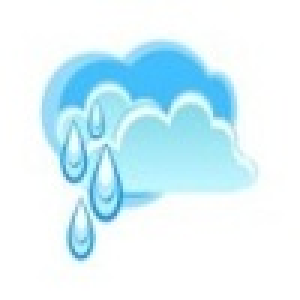
#> input picture lesson_016/python_snippets/external_data/weather_img/rain.jpg, 100 x 100 px (shown 3 times larger); the run also reads 1 picture not shown here
$ python image_maker.py
#> lines starting #> are read from the running program, lines starting #| are printed output that depends on the picture; after the words box and inside, x2 and y2 are one past the last pixel; in counts of white or black regions, pixels touching at a corner belong together
import datetime
import os

import cv2


def day_handler(day):
    _, number, month = day.split(' ')

    equal = {'янв': 1, 'фев': 2,
             'мар': 3, 'апр': 4,
             'май': 5, 'июн': 6,
             'июл': 7, 'авг': 8,
             'сен': 9, 'окт': 10,
             'ноя': 11, 'дек': 12,
             }
    date = datetime.date(year=datetime.date.today().year, month=equal[month], day=int(number))
    return date


class ImageMaker:
    PATTERN = 'python_snippets/external_data/probe.jpg'
    LINKS = {
        'Пасмурно': 'python_snippets/external_data/weather_img/cloud.jpg',
        'Ясно': 'python_snippets/external_data/weather_img/sun.jpg',
        'снег': 'python_snippets/external_data/weather_img/snow.jpg',
        'Облачно': 'python_snippets/external_data/weather_img/cloud.jpg',
        'Мокрый снег': 'python_snippets/external_data/weather_img/snow.jpg',
        'Дождь с грозой': 'python_snippets/external_data/weather_img/rain.jpg',
        'Малооблачно': 'python_snippets/external_data/weather_img/cloud.jpg',
        'Небольшой снег': 'python_snippets/external_data/weather_img/snow.jpg',
        'дождь': 'python_snippets/external_data/weather_img/rain.jpg',
        'осадки': 'python_snippets/external_data/weather_img/rain.jpg'
    }

    def put_data(self, data):

        y = 50

        img_x = 900
        for day, values in data.items():
            image = cv2.imread(self.PATTERN)
            image = self.gradient(image=image, state=data[day]['День'][0][0])
#> after the loop in gradient, `for i in range(y):`:
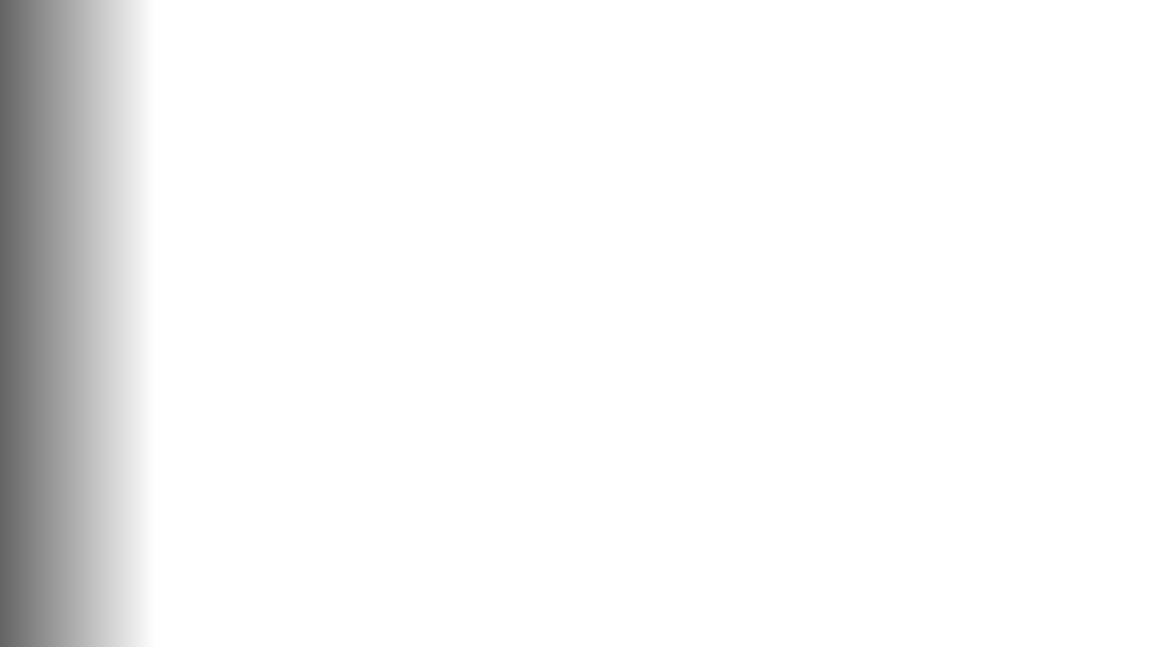
#> image: shape (647, 1151, 3); min 100, max 255, mean 244.5

            cv2.putText(image, day_handler(day).strftime("%Y-%m-%d"), (50, y), cv2.FONT_HERSHEY_COMPLEX, 1,
                        (0, 0, 0), 2)
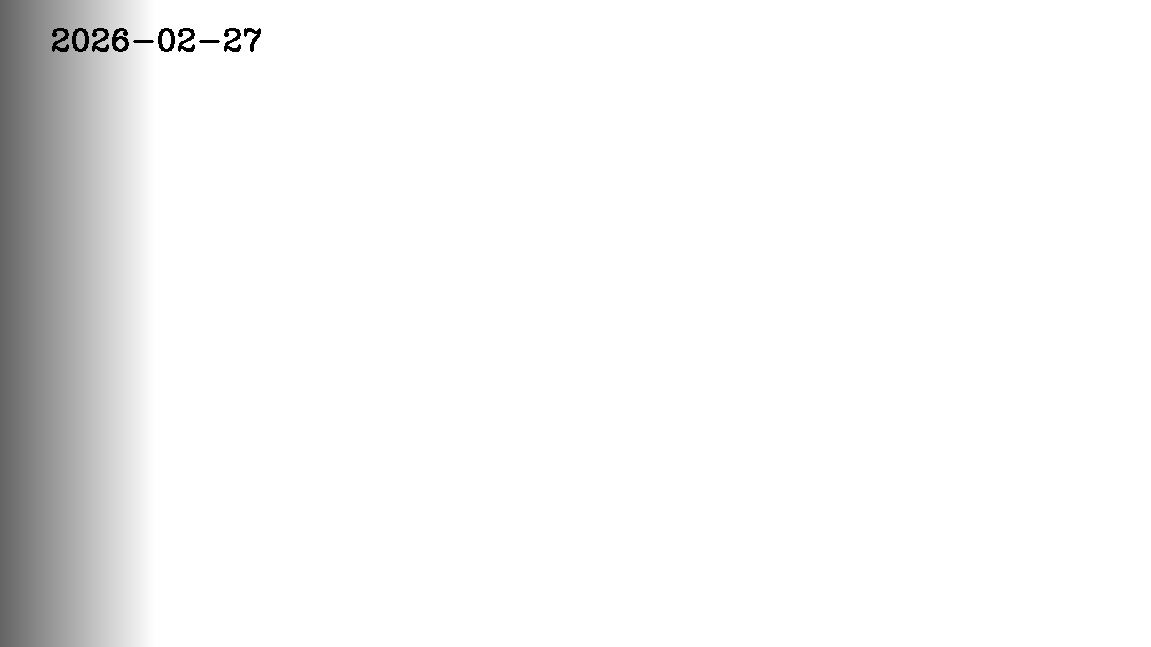
#> image: shape (647, 1151, 3); 0.24% of pixels changed, all inside (x1, y1, x2, y2) = (52, 28, 261, 52)
            for states, items in values.items():
                y += 100

                temp = items[1].replace('−', '-')

                text = f"{states}: {items[0][0]}, Температура: {temp}"

                if len(items[0]) > 1:
                    #  можно упростить проверку при помощи оператора in и кортежа из вариантов
                    if items[0][1] in ('небольшой', 'мокрый', 'небольшие', 'сильный'):
                        if items[0][2] == 'мокрый':
                            state = items[0][3]
                        else:
                            state = items[0][2]
                    else:
                        state = items[0][1]

                else:
                    state = items[0][0]

                image = self.put_image(background=image, state=state, x=img_x, y=y)

                # print(text)
                cv2.putText(image, text, (50, y), cv2.FONT_HERSHEY_COMPLEX, 1, (0, 0, 0), 2)
            y = 50

            # self.viewImage(image, 'Line')
            #  нужна проверка на наличие папки images и её создание
            os.makedirs('images', exist_ok=True)
            cv2.imwrite(f'images/image_{day_handler(day).strftime("%Y-%m-%d")}.jpg', image)

    def put_image(self, background, state, x, y):
#> called with state = 'осадки', x = 900, y = 150
        img1 = background

        img2 = cv2.imread(self.LINKS[state])
#> img2 is the input picture: shape (100, 100, 3); mean B, G, R 250.5, 243.2, 219.3

        scale_percent = 100  # Процент от изначального размера
        width = int(img2.shape[1] * scale_percent / 100)
#> width = 100
        height = int(img2.shape[0] * scale_percent / 100)
#> height = 100
        dim = (width, height)
#> dim = (100, 100)
        img2 = cv2.resize(img2, dim, interpolation=cv2.INTER_AREA)

        rows, cols, channels = img2.shape
#> rows = 100; cols = 100; channels = 3
        roi = img1[0:rows, 0:cols]
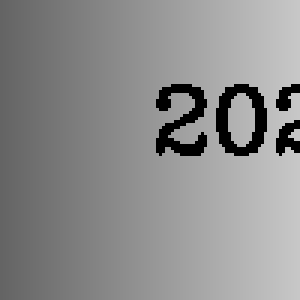
#> roi: shape (100, 100, 3) (shown 3 times larger); min 0, max 199, mean 140.4

        img2gray = cv2.cvtColor(img2, cv2.COLOR_BGR2GRAY)
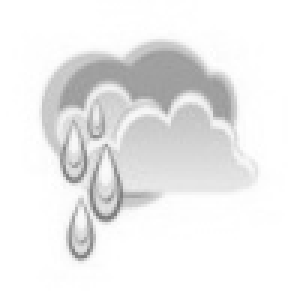
#> img2gray: shape (100, 100) (shown 3 times larger); min 121, max 255, mean 236.9
        ret, mask = cv2.threshold(img2gray, 10, 255, cv2.THRESH_BINARY)
#> mask: shape (100, 100); every value is 255
        mask_inv = cv2.bitwise_not(mask)
#> mask_inv: shape (100, 100); every value is 0

        img1_bg = cv2.bitwise_and(roi, roi, mask=mask_inv)
#> img1_bg: shape (100, 100, 3); every value is 0

        img2_fg = cv2.bitwise_and(img2, img2, mask=mask)

        dst = cv2.add(img1_bg, img2_fg)
        img1[0 + y - 50:rows + y - 50, 0 + x:cols + x] = dst

        return img1

    def gradient(self, image, state):
        y = image.shape[0]
        x = image.shape[1]
        if state == 'Ясно':

            g = 0
            r = 0
            b = 255
        elif state == 'Дождь':

            g = 255
            r = 255
            b = 0
        elif state == 'cнег':

            g = 0
            r = 255
            b = 0
        elif state in ('Пасмурно', 'Малооблачно', 'Облачно'):

            g = 100
            r = 100
            b = 100

        else:
            g = 1
            r = 1
            b = 1

        for i in range(y):
            #  градиент можно упростить
            # 1) вложенный цикл убрать и использовать cv2.line
            # 2) определить начальный цвет ДО вызова функции градиента
            #  передавать в функцию начальный цвет и к нему прибавлять +1 по каждому каналу, если он меньше 255

            cv2.line(img=image, pt1=(i, 0), pt2=(i, x), color=(b + i, g + i, r + i))

        return image


if __name__ == '__main__':
    img = ImageMaker()
    img.put_data(data={'Сб, 27 фев': {'Ночь': [['Пасмурно', 'небольшие', 'осадки'], '+3'],
                                      'Утро': [['Пасмурно', 'небольшие', 'осадки'], '+1'],
                                      'День': [['Малооблачно', 'небольшой', 'снег'], '0'],
                                      'Вечер': [['Облачно'], '−3']}})
#> in put_data, `cv2.putText(image, text, (50, y), cv2.FONT_HERSHEY_COMPLEX, 1, (0, 0, ..`:
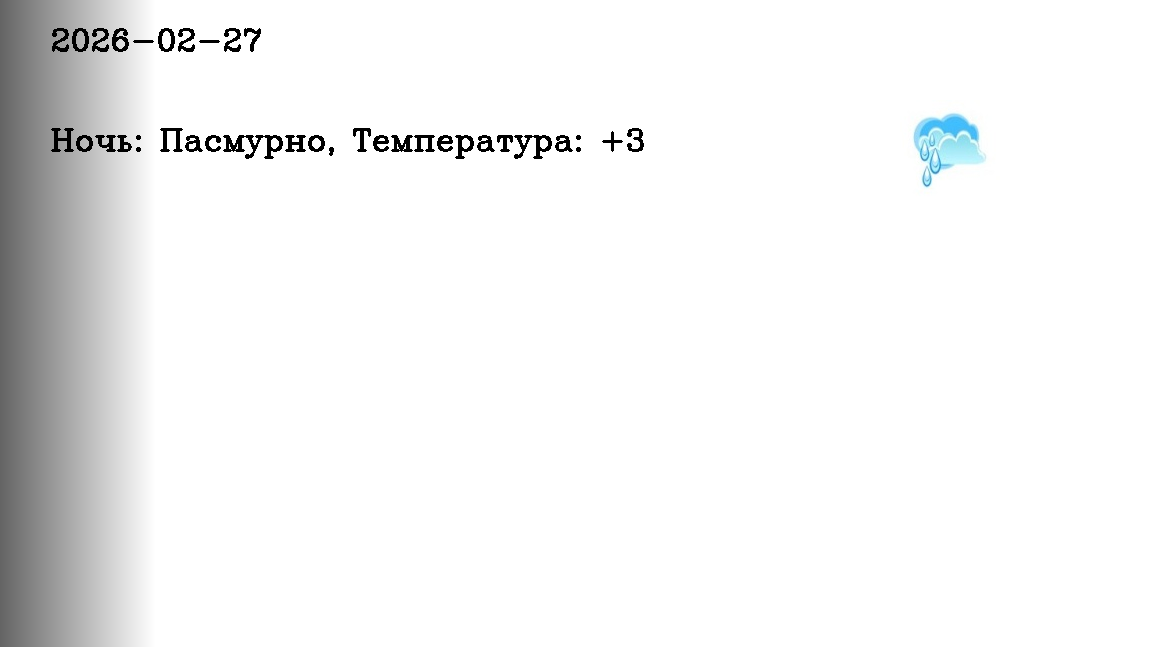
#> image: shape (647, 1151, 3); mean B, G, R 242.4, 242.3, 241.9
#> in put_data, `y = 50`: y = 50
#> in put_data, `cv2.imwrite(f'images/image_{day_handler(day).strftime("%Y-%m-%d")}.jpg..`:
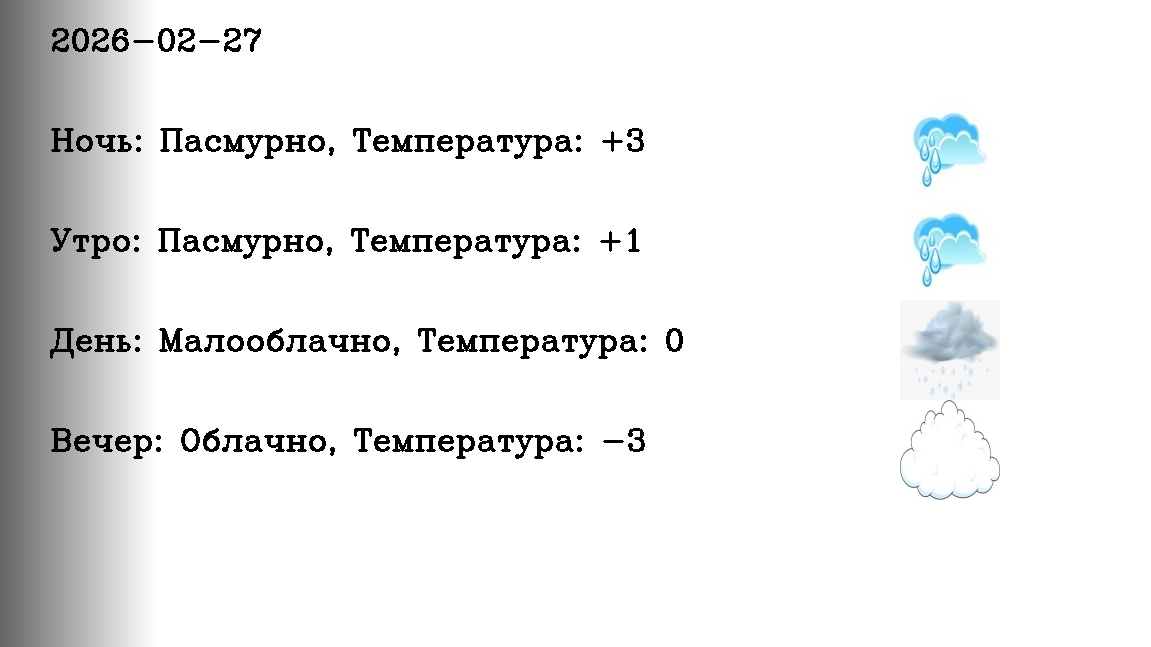
#> saved as image_2026-02-27.jpg: shape (647, 1151, 3); mean B, G, R 237.1, 236.9, 236.1
